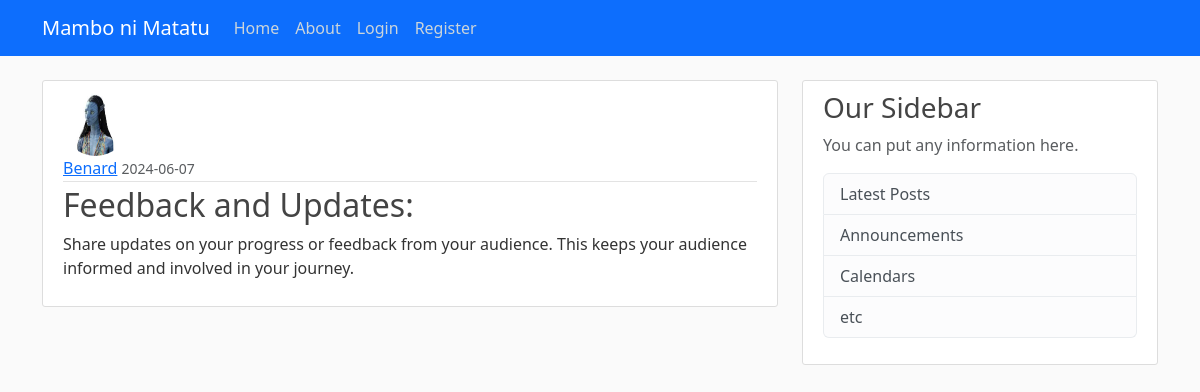
/post/28, run on the app's committed database.
### app/models.py (models this page shows, shortened)
class User(db.Model, UserMixin):
    id = db.Column(db.Integer, primary_key=True)
    username = db.Column(db.String(12), unique=True, nullable=False)
    email = db.Column(db.String(120), unique=True, nullable=False)
    image_file = db.Column(db.String(20), nullable=False, default='default.jpg')
    password = db.Column(db.String(60), nullable=False)
    posts = db.relationship('Post', backref='author', lazy=True)

class Post(db.Model):
    id = db.Column(db.Integer, primary_key=True)
    title = db.Column(db.String(100), nullable=False)
    content = db.Column(db.Text, nullable=False)
    date_posted = db.Column(db.DateTime, nullable=False, default=datetime.utcnow)
    user_id = db.Column(db.Integer, db.ForeignKey('user.id'), nullable=False)

### app/routes.py (the view)
@app.route("/post/<int:post_id>")
def post(post_id):
    post = Post.query.get_or_404(post_id)
    return render_template('post.html', title=post.title, post=post)

### app/templates/post.html (shortened to what this page needs)
{% extends "base.html" %} {% block content %}
<article class="media content-section">
  <img
    class="rounded-circle article-img"
    src="{{ url_for('static', filename='profile_pics/' + post.author.image_file) }}"
  />
  <div class="media-body">
    <div class="article-metadata">
      <a
        class="mr-2"
        href="{{ url_for('user_posts', username=post.author.username) }}"
        >{{ post.author.username }}</a
      >
      <small class="text-muted"
        >{{ post.date_posted.strftime('%Y-%m-%d') }}</small
      >
    </div>
    <h2 class="article-title">{{ post.title }}</h2>
    <p class="article-content">{{ post.content }}</p>
  </div>
</article>
{% endblock content %}

### app/static/main.css (style rules this page uses)
body { background: #fafafa; color: #333333; margin-top: 5rem; }
h1, h2, h3, h4, h5, h6 { color: #444444; }
.content-section { background: #ffffff; padding: 10px 20px; border: 1px solid #dddddd; border-radius: 3px; margin-bottom: 20px; }
.article-title { color: #444444; }
.article-content { white-space: pre-line; }
.article-img { height: 65px; width: 65px; margin-right: 16px; }
.article-metadata { padding-bottom: 1px; margin-bottom: 4px; border-bottom: 1px solid #e3e3e3; }

### data on the page
User: image_file (placeholder picture), author.username "Benard"
Post: date_posted "2024-06-07", title "Feedback and Updates:", content "Share updates on your progress or feedback from your audience. This keeps your audience informed and involved in your journey."
